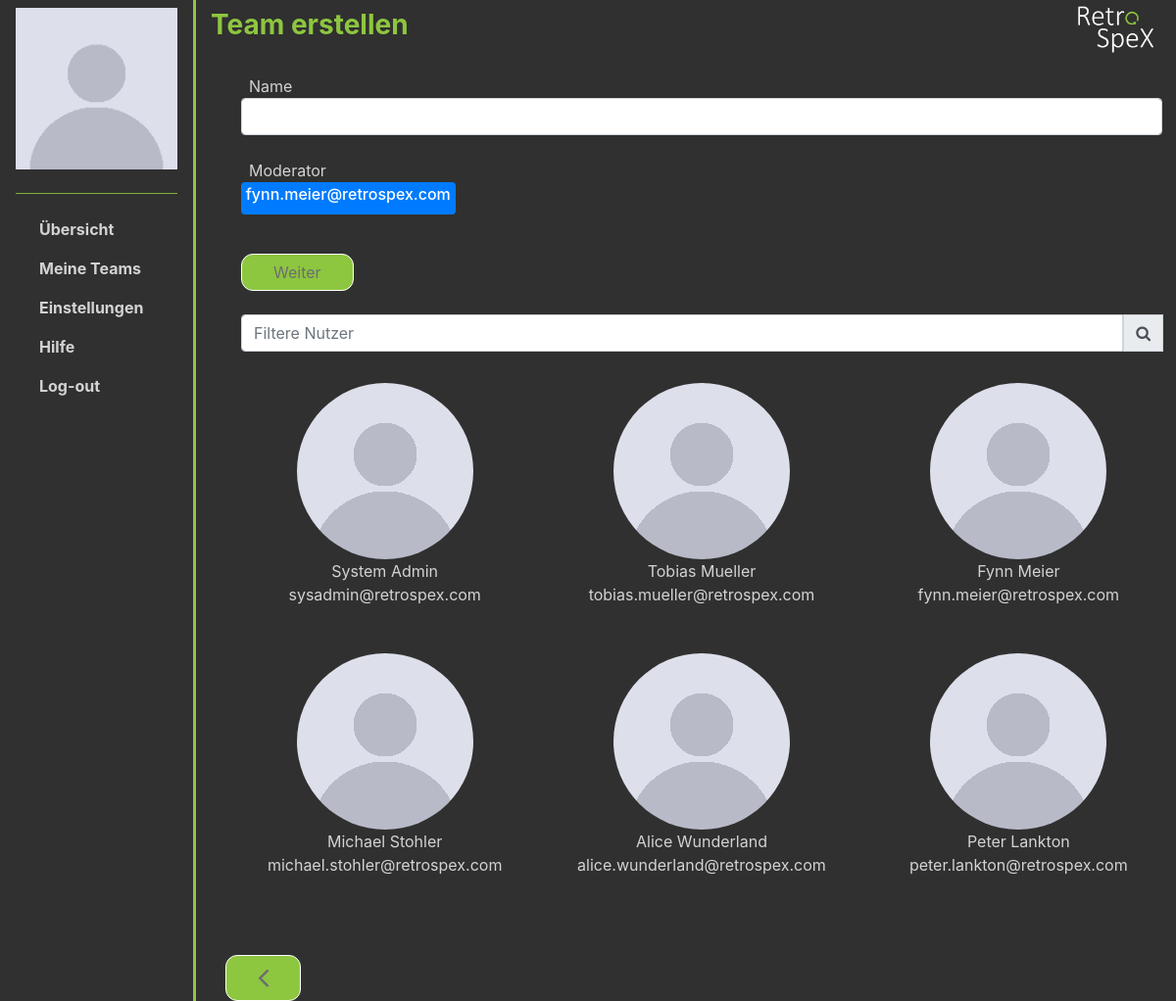
Screenshot of /view/php/teams.register.view.php?modId=10 (signed in) with the database file from the repository.
### tables this page shows
CREATE TABLE `users` (
  `id` int(255) NOT NULL,
  `firstname` varchar(255) NOT NULL,
  `lastname` varchar(255) NOT NULL,
  `email` varchar(255) NOT NULL,
  `global_role` varchar(15) NOT NULL,
  `login_id` int(255) NOT NULL
);

### view/php/teams.register.view.php (the view, shortened to what this page needs)
<?php require('../partials/head.php');
if(isset($_GET['teamId'])) {
 require("./../../model/User.php");
 session_start();
?>
<div class="container-fluid">
    <div class="row">
        <nav id="sb-main" class="col-sm-3 col-lg-2 navbar justify-content-center d-md-block borderright-customgreen">
            <ul class="navbar-nav flex-column">
                <li class="text-center">
                    <img class="img-fluid mb-2" src="../pictures/anonymous_user.png" alt="Profilbild">
                    <h6 class="text-center">
                    <?php echo $_SESSION['user']->firstname ." ".$_SESSION['user']->lastname; ?>
                    </h6>
                    <hr class="bg-customgreen">
                </li>
                <li class="nav-item pl-4">
                    <a class="nav-link" href="../../controller/teams.register.abort.php?teamId=<?php echo $_GET['teamId']?>&destination=1"><b>Übersicht</b></a>
                </li>
                <?php
                if ($_SESSION['user']->globalRole == "admin"){
                    echo '<li class="nav-item pl-4">
                        <a class="nav-link" href="../../controller/teams.register.abort.php?teamId='.$_GET['teamId'].'&destination=2"><b>Teams</b></a>
                    </li>
                    <li class="nav-item pl-4">
                        <a class="nav-link" href="../../controller/teams.register.abort.php?teamId='.$_GET['teamId'].'&destination=3"><b>Nutzer</b></a>
                    </li>';
                    }
                    else {
                    echo '<li class="nav-item pl-4">
                        <a class="nav-link" href="../../controller/teams.register.abort.php?teamId='.$_GET['teamId'].'&destination=2"><b>Meine Teams</b></a>
                    </li>';
                    }
                ?>
                <li class="nav-item pl-4">
                    <a class="nav-link" href="../../controller/teams.register.abort.php?teamId=<?php echo $_GET['teamId']?>&destination=4"><b>Einstellungen</b></a>
                </li>
                <li class="nav-item pl-4">
                    <a class="nav-link" href="../../controller/teams.register.abort.php?teamId=<?php echo $_GET['teamId']?>&destination=5"><b>Hilfe</b></a>
                </li>
                <li class="nav-item pl-4">
                    <a class="nav-link" href="../../controller/teams.register.abort.php?teamId=<?php echo $_GET['teamId']?>&destination=6"><b>Log-out</b></a>
                </li>
            </ul>
        </nav>
<?php
 } else {
 require('../partials/navbar.php');
} ?>
<main class="col-sm-9 col-lg-10">
    <div class="row justify-content-between">
        <div class="col-6 my-auto">
            <h3><b>Team erstellen</b></h3>
        </div>
        <div class="col-3 col-lg-2">
            <img class="float-right" src="../pictures/Logo.png" alt="RetroSpeX Logo" width="90" height="60">
        </div>
    </div>
    <div class="container-fluid mt-3 ml-3">
        <?php if (isset($_GET['teamId'])) { ?>
        <form action="../../controller/addTeam.php?teamId=<?php echo $_GET['teamId']; ?>&modId=<?php echo $_GET['modId']; ?>" method="GET">
        <input name="teamId" id="teamId" type="hidden" value="<?php echo $_GET['teamId']?>">
        <input name="modId" id="modId" type="hidden" value="<?php echo $_GET['modId']?>">
        <?php } else { ?>
        <form action="../../controller/addTeam.php" method="GET">
        <?php } ?>
            <div class="form-group">
                <label for="name" class="my-0 pl-2">Name</label>
                <input name="name" id="name" type="text" class="form-control rounded mw-400" onkeyup='saveValue(this);' required><br>
                <label for="moderator" class="my-0 text-left pl-2">Moderator </label>
                <?php
                if(isset($_GET['modId'])){
                    $modid = intval($_GET['modId']);
                }
                $modemail = null;
                 if(isset($modid)) {
                    $db = new Database();
                    $pdo = $db->connect();
                    $sql = "SELECT email FROM `users` WHERE id = ". $modid;
                    $stmt = $pdo->prepare($sql);
                    $stmt->execute();
                    $row = $stmt->Fetch(PDO::FETCH_ASSOC);
                    $modemail = $row['email'];
                 }
                ?>
                <div>
                    <?php if (isset($_GET['modId'])) {?><span class='badge badge-primary' style="color:white"><h6><?php echo $modemail; ?></h6></span><?php } else { echo "<label></label>"; }?>
                </div>
                <br>
            <div>
                <button class="btn btn-green text-left mt-3" type="submit">Weiter</button>
            </div>
            <br>
            <div class="input-group">
                <input id="user-searchbar" onkeyup="search_users()" type="search" class="form-control mw-400" placeholder="Filtere Nutzer">
                <div class="input-group-prepend">
                    <span class="input-group-text"><i class="fa fa-search"></i></span>
                </div>
            </div>
        </div>
        <div class="row">
            <?php
            if (isset($_GET['teamId'])) {
                $db = new Database();
                $pdo = $db->connect();
                $sql = "SELECT * FROM `users`";
                $stmt = $pdo->prepare($sql);
                $stmt->execute();
                $users = $stmt->FetchAll(PDO::FETCH_ASSOC);
                foreach($users as $user){
                    echo '<div class="col my-3 text-center user-content">
                        <a href="teams.register.view.php?teamId='.$_GET['teamId'].'&modId='.$user['id'].'">
                            <img src="../pictures/anonymous_user.png" class="rounded-circle" alt="Profilbild">
                             <p>'.$user['firstname']." ".$user['lastname'].'<br>
                            '.$user['email'].'</p>
                        </a>
                    </div>';
                }
            } else {
                $db = new Database();
                $pdo = $db->connect();
                $sql = "SELECT * FROM `users`";
                $stmt = $pdo->prepare($sql);
                $stmt->execute();
                $users = $stmt->FetchAll(PDO::FETCH_ASSOC);
                foreach($users as $user){
                    echo '<div class="col my-3 text-center user-content">
                        <a href="teams.register.view.php?modId='.$user['id'].'">
                            <img src="../pictures/anonymous_user.png" class="rounded-circle" alt="Profilbild">
                            <p>'.$user['firstname']." ".$user['lastname'].'<br>
                           '.$user['email'].'</p>
                        </a>
                    </div>';
                }
            }
            ?>
    </div>
        </form>
    </div>
    <div class="container-fluid mt-5">
    <a href="../../controller/teams.register.abort.php?destination=2<?php if(isset($_GET['teamId'])) {echo '&teamId='.$_GET['teamId'];}?>">
            <button class="btn btn-green text-left"><i class="fa fa-angle-left fa-2x"></i></button>
        </a>
    </div>
</main>
<?php require('../partials/footer.php'); ?>

### view/css/styles.css (style rules this page uses)
.custom-page { background-color: #303030; color: lightgrey; }
a, a:hover { color: lightgrey; }
h3, h4, h5 { color: #8dc63f; }
.btn-green { background-color: #8dc63f; color: #6c6d71; border-radius: 12px; border-width: 1px; border-color: white; padding: 6px 32px; text-align: center; text-decoration: none; display: inline-block; font-size: 16px; outline: none; }
.mw-400 { max-width: 400; }

### rows the page displays
users: email "fynn.meier@retrospex.com", firstname "Fynn", lastname "Meier"
users: firstname "System", lastname "Admin", email "sysadmin@retrospex.com"
users: firstname "Tobias", lastname "Mueller", email "tobias.mueller@retrospex.com"
users: firstname "Michael", lastname "Stohler", email "michael.stohler@retrospex.com"
users: firstname "Alice", lastname "Wunderland", email "alice.wunderland@retrospex.com"
users: firstname "Peter", lastname "Lankton", email "peter.lankton@retrospex.com"
